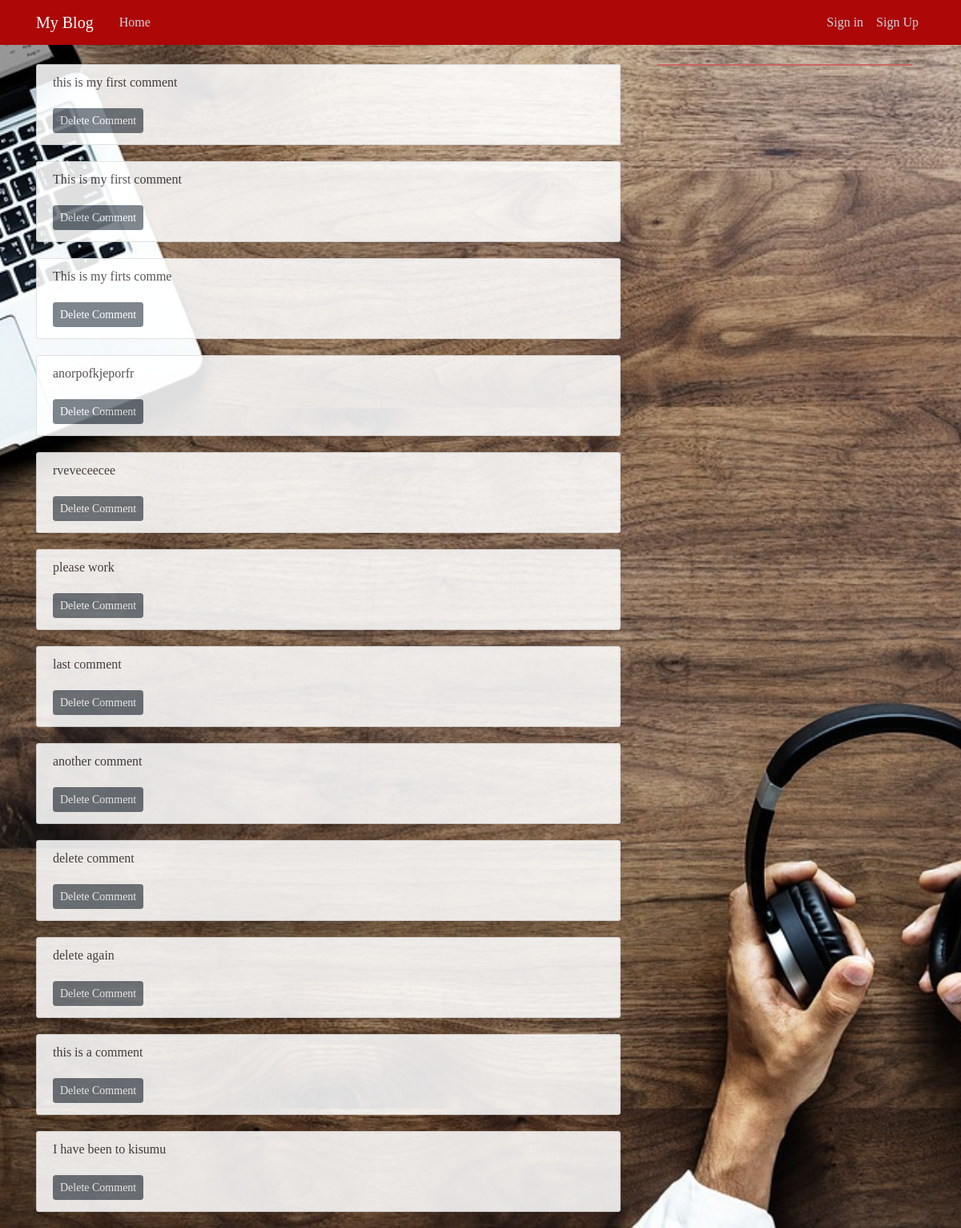
The page /comments on the database its author committed.
### app/models.py (models this page shows, shortened)
class Comments(db.Model):
    id = db.Column(db.Integer, primary_key=True)
    pitch_id = db.Column(db.Integer, db.ForeignKey('post.id'))
    comment = db.Column(db.String(), nullable=False)
    user_id = db.Column(db.Integer, db.ForeignKey('user.id'))

### app/routes.py (the view)
@app.route("/comments")
def comments():
    comments = Comments.query.all()
    return render_template('comments.html',comments=comments)

### app/templates/comments.html
{% extends "base.html" %}
{% block content %}
{% for comments in comments %}
    <article class="media content-section">
    <div class="media-body">
        <p class="article-content">{{ comments.comment }}</p>
        <a class="btn btn-secondary btn-sm mt-1 mb-1" href="{{ url_for('del_comment') }}">Delete Comment</a>
    </article>
{% endfor %}
{% endblock content %}

### app/templates/base.html (shortened to what this page needs)
<!DOCTYPE html>
<html>
<head>
    <link rel="stylesheet" href="https://maxcdn.bootstrapcdn.com/bootstrap/4.0.0/css/bootstrap.min.css">
    <link rel="stylesheet" type="text/css" href="{{ url_for('static', filename='main.css') }}">
</head>
<body>
    <header class="site-header">
      <nav class="navbar navbar-expand-md navbar-dark bg-steel fixed-top">
        <div class="container">
          <a class="navbar-brand mr-4" href="/">My Blog</a>
          <div class="collapse navbar-collapse" id="navbarToggle">
            <div class="navbar-nav mr-auto">
              <a class="nav-item nav-link" href="{{ url_for('home') }}">Home</a>
            </div>
            <div class="navbar-nav">
              {% if current_user.is_authenticated %}
                <a class="nav-item nav-link" href="{{ url_for('new_post') }}">New Blog</a>
                <a class="nav-item nav-link" href="{{ url_for('account') }}">Profile</a>
                <a class="nav-item nav-link" href="{{ url_for('logout') }}">Sign out</a>
              {% else %}
                <a class="nav-item nav-link" href="{{ url_for('login') }}">Sign in</a>
                <a class="nav-item nav-link" href="{{ url_for('register') }}">Sign Up</a>
              {% endif %}
            </div>
          </div>
        </div>
      </nav>
    </header>
    <main role="main" class="container">
      <div class="row">
        <div class="col-md-8">
          {% block content %}{% endblock %}
        </div>
        <div class="col-md-4">
            <div class="container-fluid">
                <div class="row" id="randomquotes">
                    <div class="col-md-12">
                        <div class="randomquotes">
                        </div>
                    </div>
                </div>
            </div>
        </div>
      </div>
    </main>
</body>
</html>

### app/static/main.css (style rules this page uses)
body { background: url(/static/profile_pics/back1.jpg); background-position: center; background-attachment: fixed; background-repeat: no-repeat; background-size: cover; color: #3F3C3C; margin-top: 5rem; font-family: 'Kalam', cursive; }
a { text-decoration: none; }
.bg-steel { background-color: #AD0707; }
.site-header .navbar-nav .nav-link { color: #cbd5db; }
.content-section { background: #ffffff; opacity: 87%; padding: 10px 20px; border: 1px solid #dddddd; border-radius: 3px; margin-bottom: 20px; }
.article-content { white-space: pre-line; }
.randomquotes { color: indianred; background: #ffffff; opacity: 87%; border-style: solid; border-width: 1px; border-radius: 5px; font-size: medium; font-family: 'Modak', cursive; }

### rows shown on the page
Comments: comment "this is my first comment"
Comments: comment "This is my first comment"
Comments: comment "This is my firts comme"
Comments: comment "anorpofkjeporfr"
Comments: comment "rveveceecee"
Comments: comment "please work"
Comments: comment "last comment"
Comments: comment "another comment"
Comments: comment "delete comment"
Comments: comment "delete again"
Comments: comment "this is a comment"
Comments: comment "I have been to kisumu"
